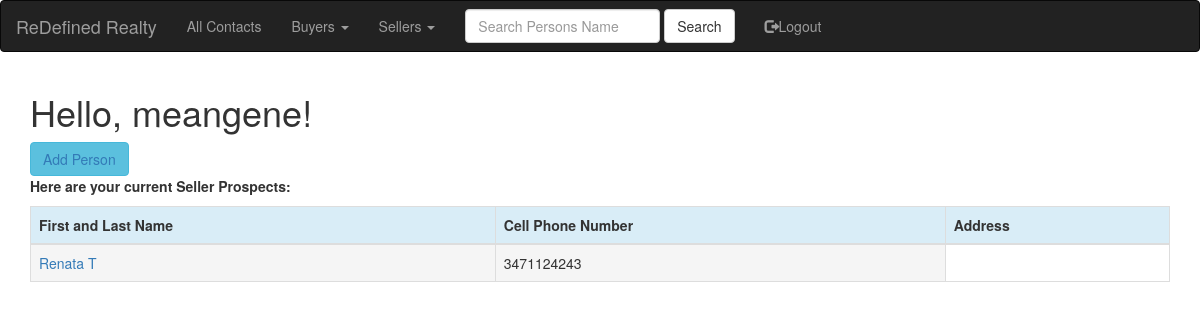
The page /seller_prospects (signed in) on the database as committed earlier.
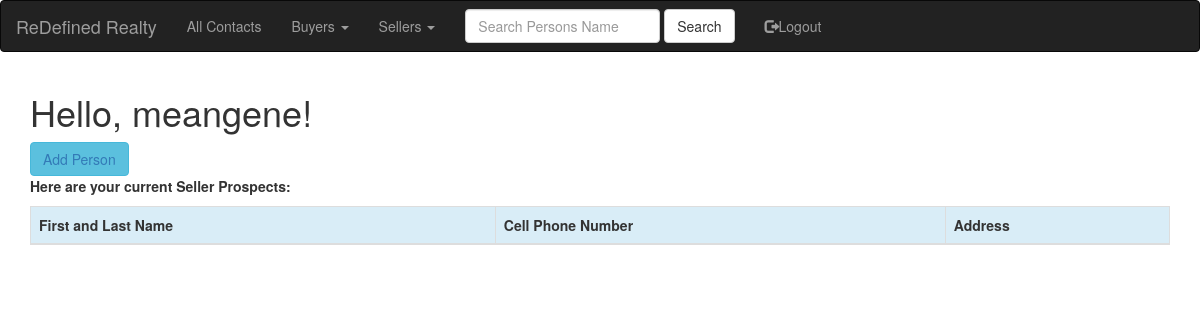
The same page on the database as committed later.
### app/models.py (models this page shows, shortened)
class People(db.Model):
    id = db.Column(db.Integer, primary_key=True)
    first_name=db.Column(db.String(20))
    last_name=db.Column(db.String(20))
    phone_cell=db.Column(db.Integer)
    ptype=db.Column(db.String(6))
    pstatus=db.Column(db.String(7))
    notes=db.Column(db.String(140))
    user_account_pk=db.Column(db.Integer, db.ForeignKey('user.id'))
    ProfileNotes=db.relationship('ProfileNotes', backref='peopleprofilenotes', lazy='dynamic')

### app/routes.py (the view)
@app.route('/seller_prospects', methods=['GET'])
@login_required
def seller_prospects():
    sellerprospects=view_seller_prospects(current_user=current_user)
    return render_template('seller_prospects.html', title='Seller Prospects', sellerprospects=sellerprospects)

### app/models.py (called while the page is built)
@login.user_loader
def load_user(id):
    return User.query.get(int(id))

### app/queryfunc.py (called while the page is built)
def view_seller_prospects(current_user):
    currentuser = User.query.filter_by(username=current_user.username).first()
    account_pk = currentuser.id
    sellerprospects=People.query.filter_by(user_account_pk=account_pk, ptype="seller", pstatus="prospect").all()
    return sellerprospects

### app/templates/seller_prospects.html
{% extends "base.html" %}
{% import 'bootstrap/wtf.html' as wtf %}
{% block app_content %}
    <h1>Hello, {{ current_user.username }}!</h1>
    <div class="btn-group">
        <button type="button" class="btn btn-info"><a href="{{ url_for('add_people') }}">Add Person</a></button>
    </div>
    <div><p><b>Here are your current Seller Prospects:</b></p></div>
    <div class="table-responsive">
        <table class="table table-bordered">
            <thead>
                <tr class="info">
                    <th>First and Last Name</th>
                    <th>Cell Phone Number</th>
                    <th>Address</th>
                </tr>
            </thead>
            {% for everyone in sellerprospects %}
            <TR>
                <TD class="active"><a href="{{ url_for('view_people', people_id=everyone.id) }}">{{ everyone.first_name }}  {{ everyone.last_name }}</a></TD>
                <TD class="active">{{ everyone.phone_cell }}</TD>
            </TR>
            {% endfor %}
        </table>
    </div>
{% endblock %}

Rows that differ between the two databases and show on the page:
removed People: first_name "Renata", last_name "T", phone_cell "3471124243"
